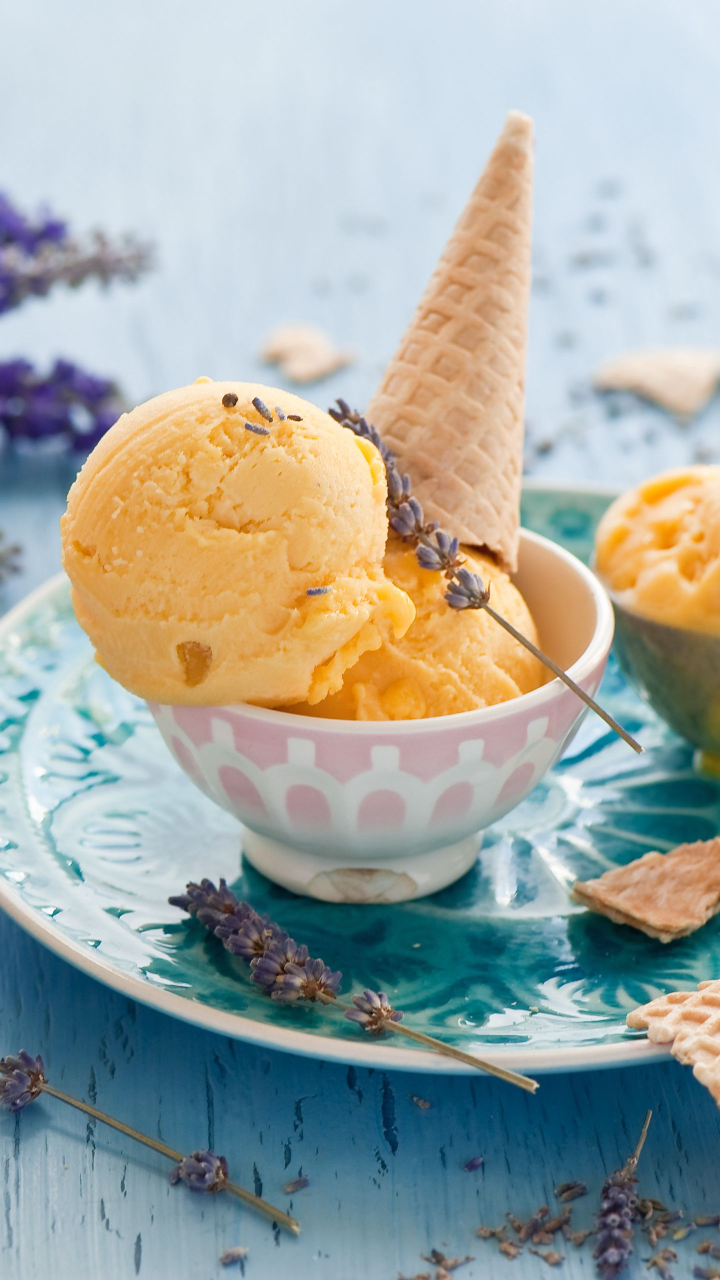
#> input picture old-img/ice_cream.jpg, 1440 x 2560 px (shown at 1/2 size); its folder holds 3 pictures in this run
$ python images.py   (older library calls are emulated)
#> lines starting #> are read from the running program, lines starting #| are printed output that depends on the picture
import os.path

from PIL import Image, ImageDraw, ImageFont

path = './old-img'
new_path = './new-img//'
dirs = os.listdir(path)


def crop():
    for i in dirs:
        fullpath = os.path.join(path, i)
        if os.path.isfile(fullpath):
            image = Image.open(fullpath)
#> image is the input picture: PIL image 1440x2560 RGB; mean R, G, B 161.4, 168.3, 162.9
            file_name = os.path.basename(fullpath)
            f, e = os.path.splitext(file_name)

            width, height = image.size
#> width = 1440; height = 2560
            new_width, new_height = 1080, 1080

            left = (width - new_width) / 2
#> left = 180
            top = (height - new_height) / 2
#> top = 740
            right = (width + new_width) / 2
#> right = 1260
            bottom = (height + new_height) / 2
#> bottom = 1820

            new_image = image.crop((left, top, right, bottom)).convert("L")
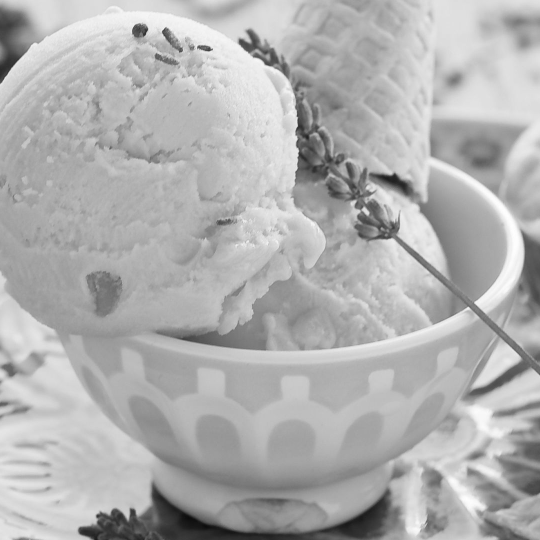
#> new_image: PIL image 1080x1080 L (shown at 1/2 size); min 11, max 255, mean 176.2
            new_image.save(new_path + f + '.jpg', "JPEG", quality=100)
#> pass 2 of the loop in crop, `for i in dirs:`:
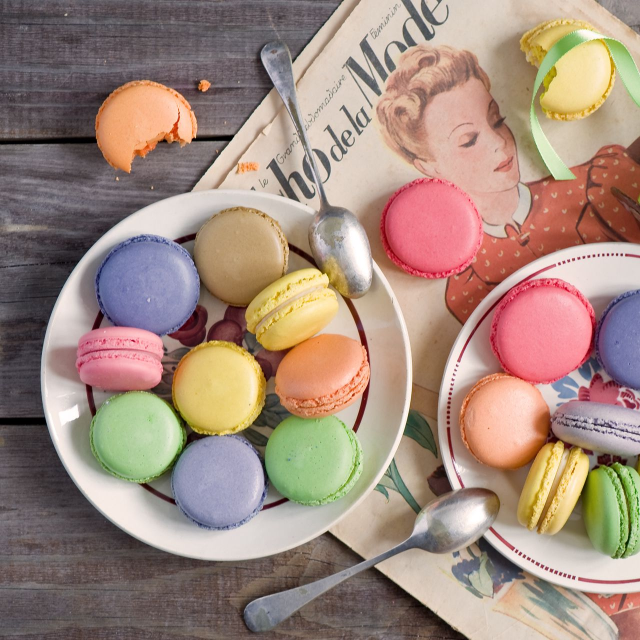
#> input picture old-img/macarons.jpg, 1280 x 1280 px (shown at 1/2 size)
#> in crop, image is the input picture: PIL image 1280x1280 RGB; mean R, G, B 161.4, 138.2, 125.5
#> in crop, `new_image = image.crop((left, top, right, bottom)).convert("L")`:
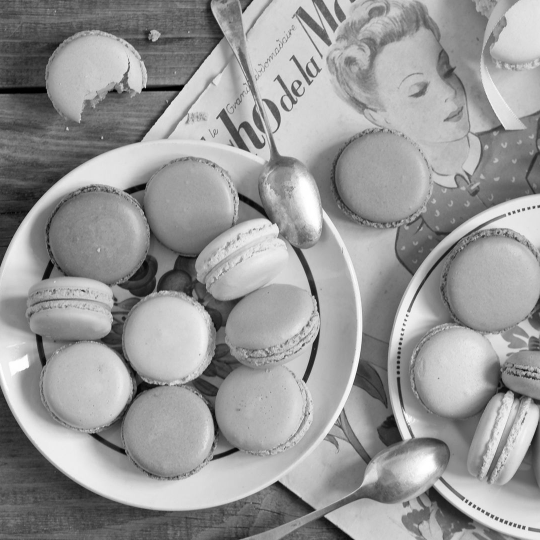
#> new_image: PIL image 1080x1080 L (shown at 1/2 size); min 0, max 255, mean 152.3
#> pass 3 of the loop in crop, `for i in dirs:`:
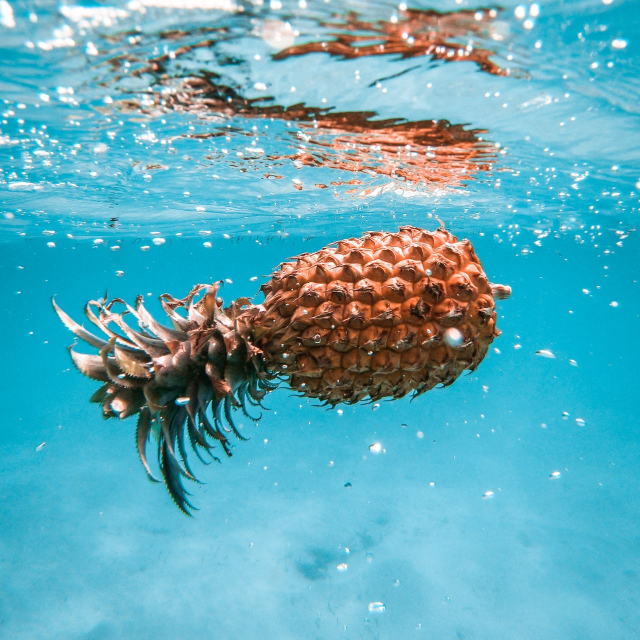
#> input picture old-img/pineapple.jpg, 1280 x 1280 px (shown at 1/2 size)
#> in crop, image is the input picture: PIL image 1280x1280 RGB; mean R, G, B 95.5, 170.8, 185.8
#> in crop, `new_image = image.crop((left, top, right, bottom)).convert("L")`:
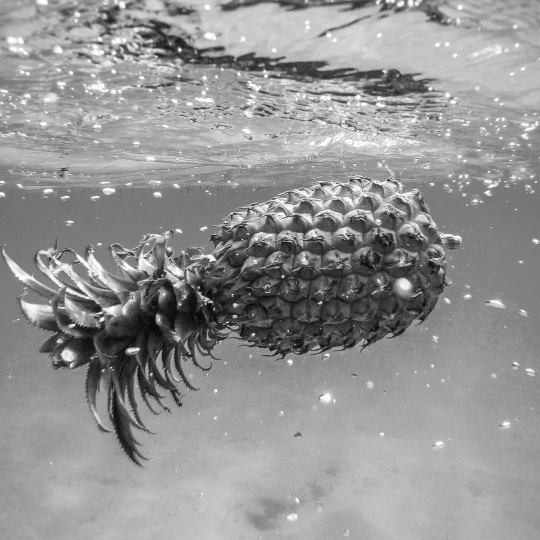
#> new_image: PIL image 1080x1080 L (shown at 1/2 size); min 0, max 255, mean 147.5


crop()

water_path = './new-img//'
#> (the run stopped early here; a loop or call above may not have finished)
